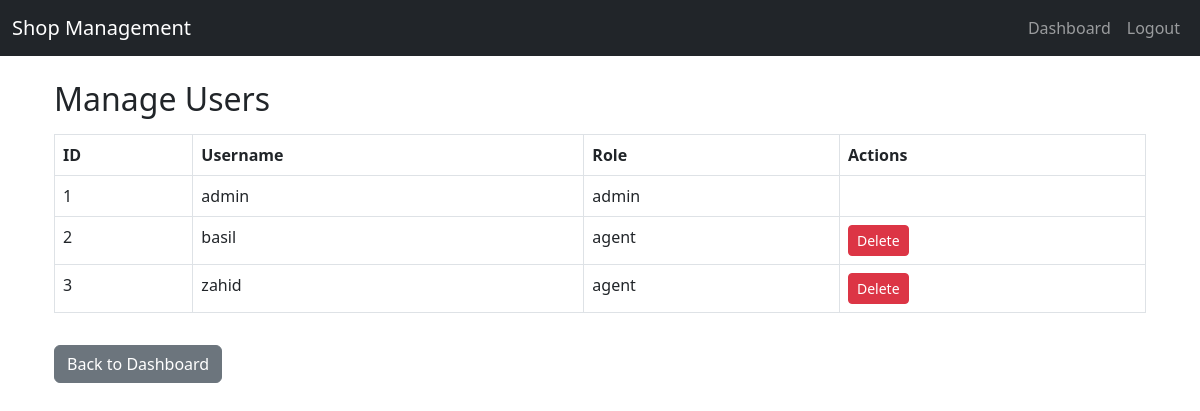
The app's page /admin/users (signed in) with its own data.
### app.py (models this page shows)
class User(db.Model, UserMixin):
    id = db.Column(db.Integer, primary_key=True)
    username = db.Column(db.String(100), unique=True, nullable=False)
    password = db.Column(db.String(200), nullable=False)
    role = db.Column(db.String(20), nullable=False, default='agent')  # 'admin' or 'agent'

### app.py (the view, shortened to what this page needs)
@app.route('/admin/users', methods=['GET', 'POST'])
@login_required
def manage_users():
    if current_user.role != 'admin':
        flash('Access denied: Only admins can manage users.', 'danger')
        return redirect(url_for('sales_report'))
    users = User.query.all()
    return render_template('manage_users.html', users=users)

### app.py (called while the page is built)
@login_manager.user_loader
def load_user(user_id):
    return User.query.get(int(user_id))

@app.before_request
def session_timeout():
    session.permanent = True
    session.modified = True
    if 'last_activity' in session:
        last_activity = session['last_activity']
        if isinstance(last_activity, str):  # Convert string to datetime
            last_activity = datetime.fromisoformat(last_activity)
            if last_activity.tzinfo is None:
                last_activity = last_activity.replace(tzinfo=timezone.utc)  # Convert to UTC
        if datetime.now(timezone.utc) - last_activity > app.config['PERMANENT_SESSION_LIFETIME']:
            logout_user()
            flash('Session expired. Please log in again.', 'warning')
            return redirect(url_for('login'))
    session['last_activity'] = datetime.now(UTC).isoformat()  # Store as ISO string

### templates/manage_users.html (shortened to what this page needs)
{% extends "base.html" %}
{% block content %}
<div class="container mt-4">
    <h2>Manage Users</h2>
    <table class="table table-bordered mt-3">
        <thead>
            <tr>
                <th>ID</th>
                <th>Username</th>
                <th>Role</th>
                <th>Actions</th>
            </tr>
        </thead>
        <tbody>
            {% for user in users %}
            <tr>
                <td>{{ user.id }}</td>
                <td>{{ user.username }}</td>
                <td>{{ user.role }}</td>
                <td>
                    {% if user.role != 'admin' %}
                    <form action="{{ url_for('delete_user', user_id=user.id) }}" method="POST" onsubmit="return confirm('Are you sure?');">
                        <button type="submit" class="btn btn-danger btn-sm">Delete</button>
                    </form>
                    {% endif %}
                </td>
            </tr>
            {% endfor %}
        </tbody>
    </table>
    <a href="{{ url_for('dashboard') }}" class="btn btn-secondary mt-3">Back to Dashboard</a>
</div>
{% endblock %}

### records on screen
User: id "1", username "admin", role "admin"
User: id "2", username "basil", role "agent"
User: id "3", username "zahid", role "agent"
